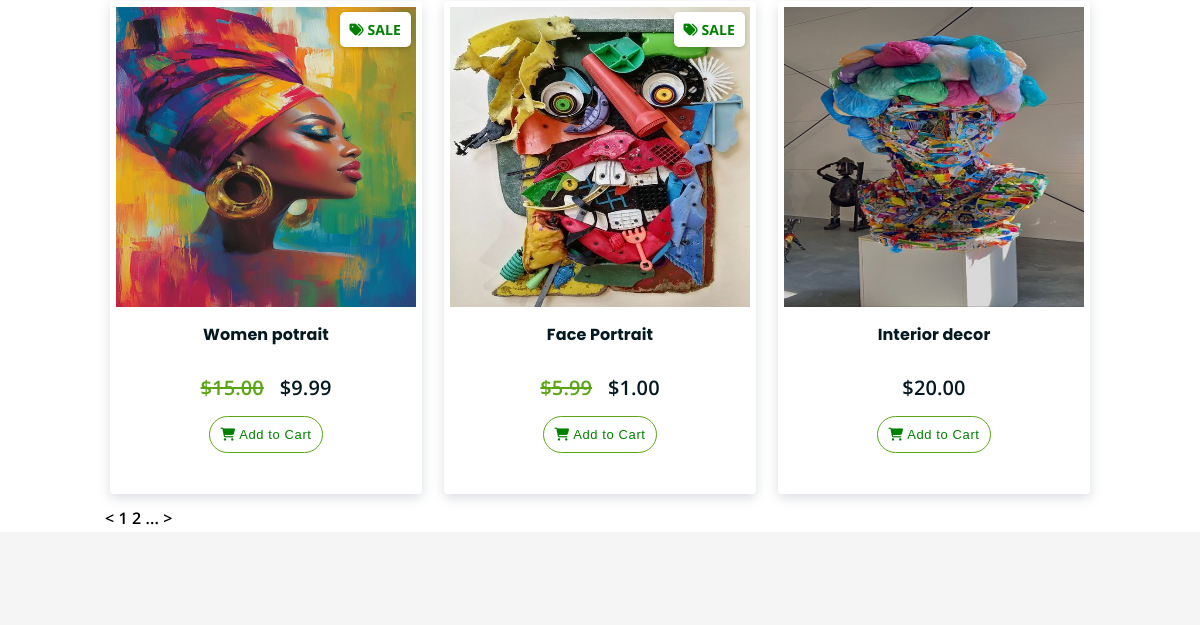
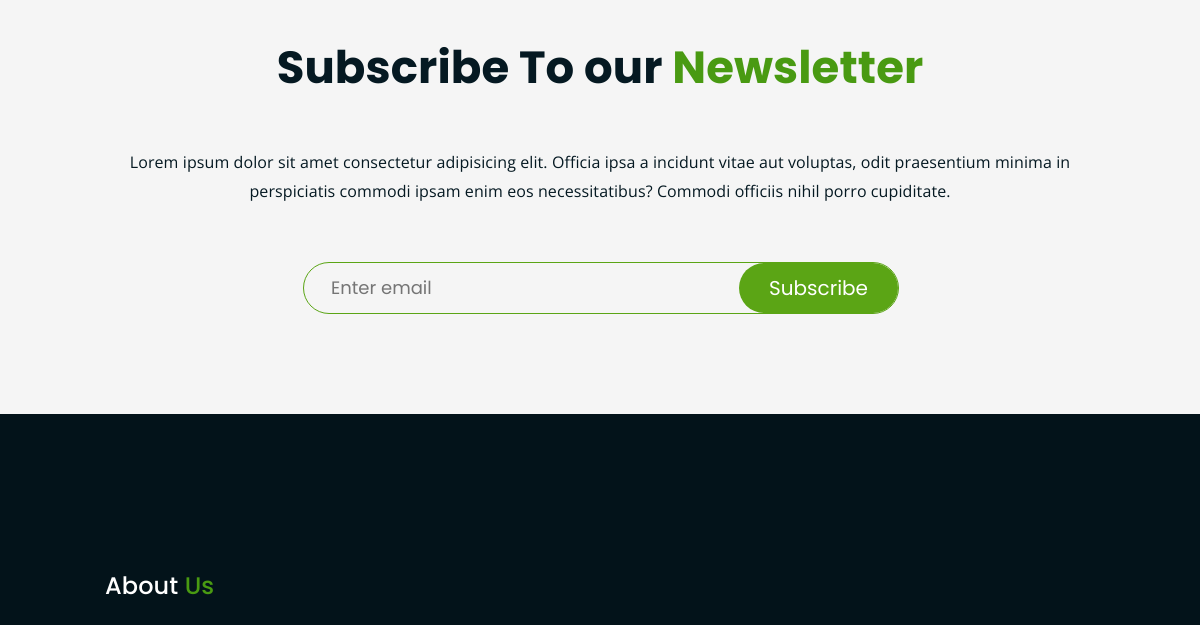
The page /category/Plastic (middle part) on the database as committed earlier (2 pictures, top to bottom).
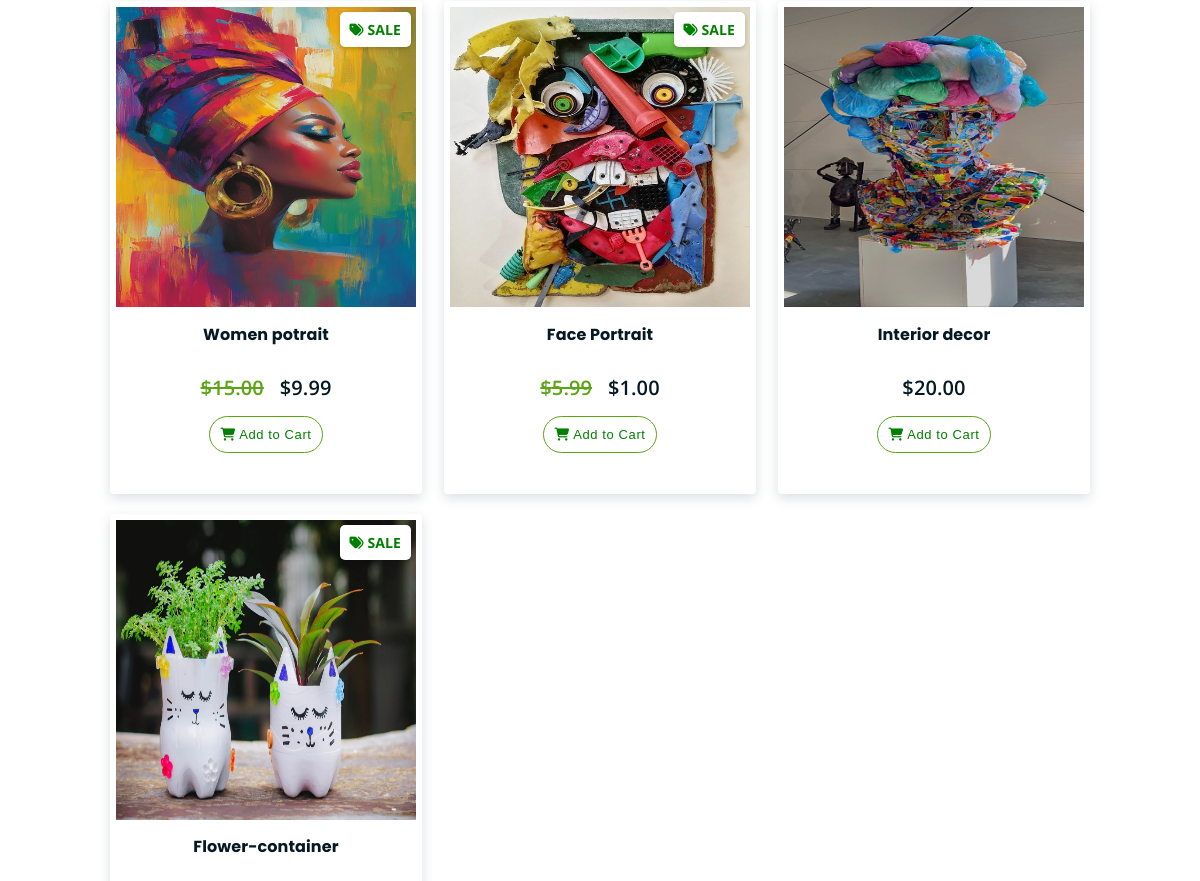
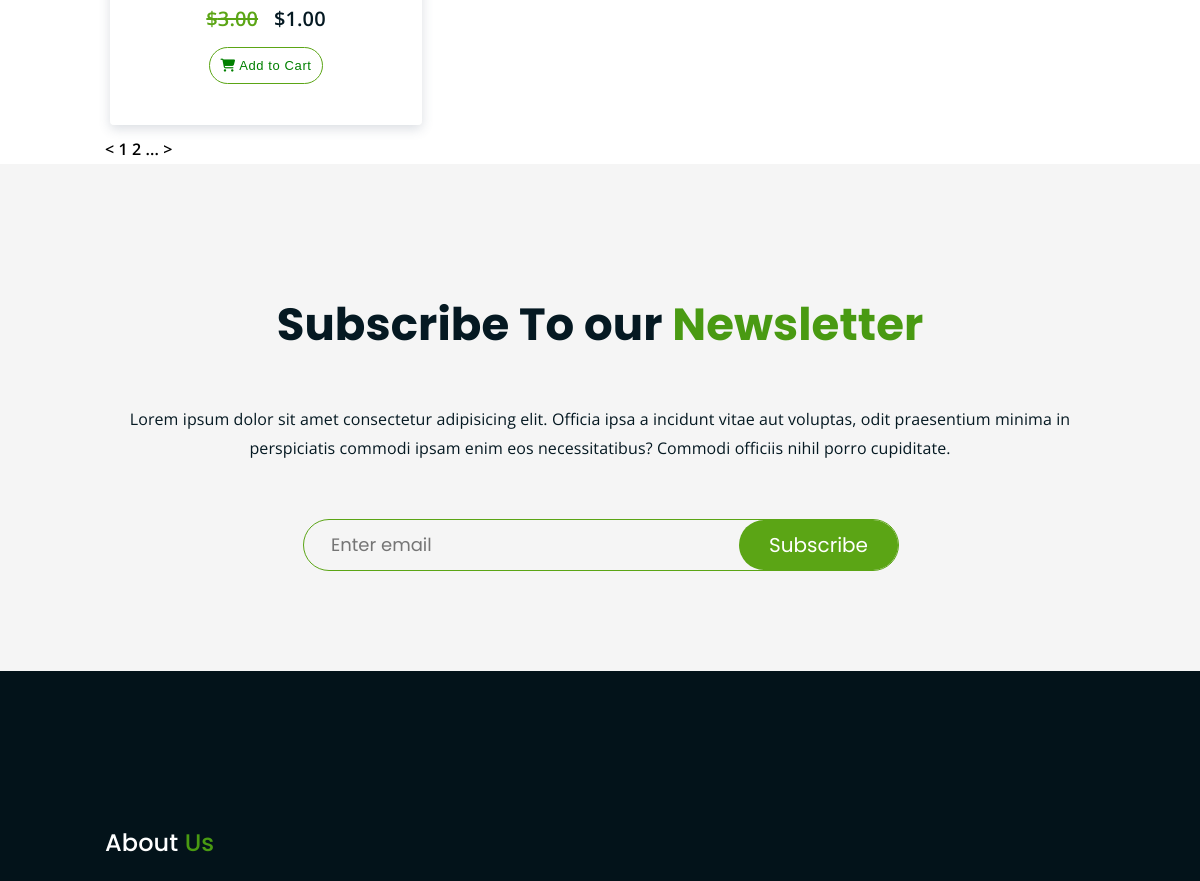
The same page on the database as committed later (2 pictures, top to bottom).
### webstore/models.py (models this page shows, shortened)
class Product(models.Model):
    name = models.CharField(max_length=50)
    price = models.DecimalField(default=0, decimal_places=2, max_digits=6)
    category = models.ForeignKey(Category, on_delete=models.CASCADE, default=1)
    description = models.CharField(max_length=240, blank=True, default="", null=True)
    image = models.ImageField(upload_to="uploads/product")
    is_sale = models.BooleanField(default=False)
    sale_price = models.DecimalField(default=0, decimal_places=2, max_digits=6)

### webstore/views.py (the view)
# urls.py: path("category/<str:ctgry>", views.category, name="category"),
def category(request, ctgry):
    print('The category is', ctgry)
    category = Category.objects.get(name=ctgry)
    products = Product.objects.filter(category=category)
    return render(request, "shop.html", {"products": products, "category": category})

### cart/cart.py (called while the page is built)
    def __len__(self):
        return len(self.cart)

### cart/context_processors.py (called while the page is built)
def cart(request):
    return {"cart": Cart(request)}

### webstore/models.py (called while the page is built)
    def __str__(self):
        return self.name

### webstore/templates/shop.html (shortened to what this page needs)
{% extends 'layout.html' %} {% block title %}Shop - Innovation Hub{% endblock %}
{% block page_content %}
    <div class="product-display">
        <div class="container">
            <div class="row">
                <div class="products-view">
                    {% for item in products %}
                        {% if item.is_sale %}
                            <div class="shop-product-item">
                              <a href="{% url 'webstore:product' item.id %}" class="shop-product-itm-ln">
                                <div class="shop-product-img">
                                    <span class="sale-badge"><i class="fas fa-tags"></i> Sale</span>
                                    <img src="{{ item.image.url }}" alt="">
                                </div>
                              </a>
                              <div class="shop-product-meta">
                                  <h4>{{ item.name }}</h4>
                                  <p class="product-price">
                                      <strike style="color: #5ba515;">${{ item.price }}</strike>
                                      &nbsp;
                                      ${{ item.sale_price }}
                                  </p>
                                  <button type="button" value="{{ item.id }}" class="add-to-cart" id="add-to-cart"><i class="fas fa-shopping-cart"></i> Add to Cart</button>
                              </div>
                            </div>
                        {% else %}
                            <div class="shop-product-item">
                              <a href="{% url 'webstore:product' item.id %}" class="shop-product-itm-ln">
                                <div class="shop-product-img">
                                    <img src="{{ item.image.url }}" alt="">
                                </div>
                              </a>
                              <div class="shop-product-meta">
                                  <h4>{{ item.name }}</h4>
                                  <p class="product-price">${{ item.price }}</p>
                                  <button type="button" value="{{ item.id }}" class="add-to-cart" id="add-to-cart"><i class="fas fa-shopping-cart"></i> Add to Cart</button>
                              </div>
                            </div>
                        {% endif %}
                    {% endfor %}
                </div>
            </div>
        </div>
    </div>
<div class="pages-change">
  <div class="container">
    <div class="row">
      <div class="pg-change-icon">
        <a href="#" class="pg-change-link"> < </a>
        <a href="#" class="pg-change-link"> 1 </a>
        <a href="#" class="pg-change-link"> 2 </a>
        <a href="#" class="pg-change-link"> ... </a>
        <a href="#" class="pg-change-link"> > </a>
      </div>
    </div>
  </div>
</div>
{% endblock %}

Rows that differ between the two databases and show on the page:
added Product: image (picture), name "Flower-container", price "3.00", sale_price "1.00", {{ item.id }} 10 (drawn)
